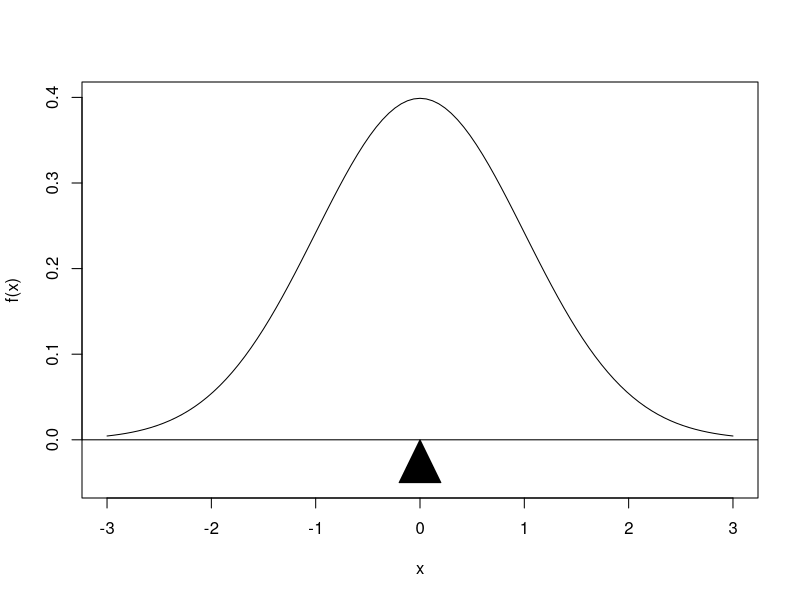
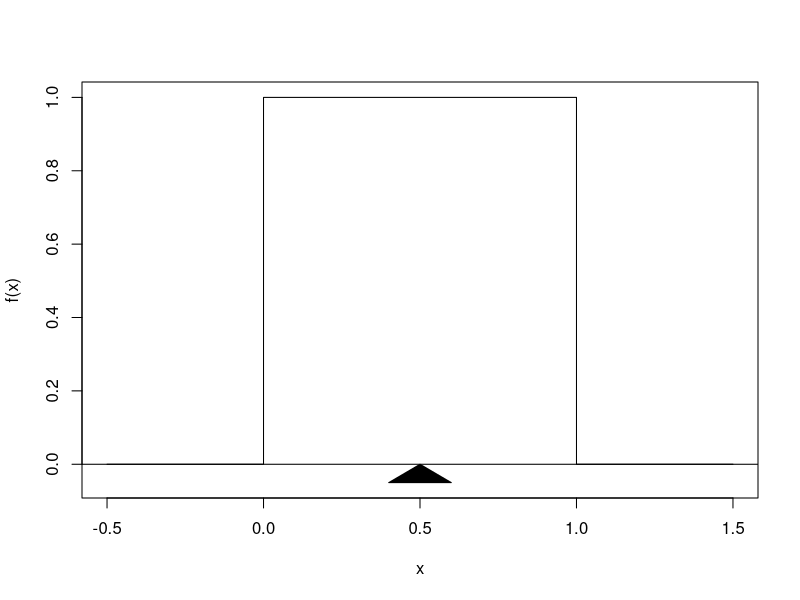
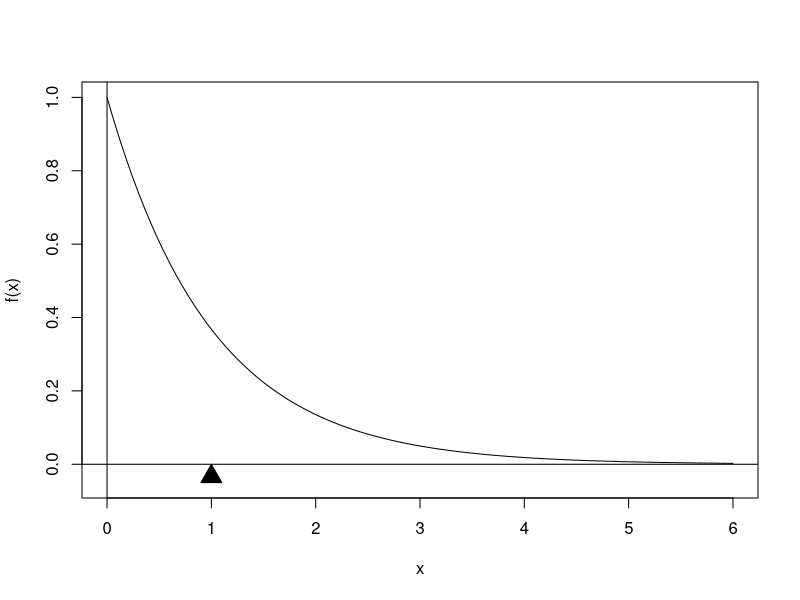
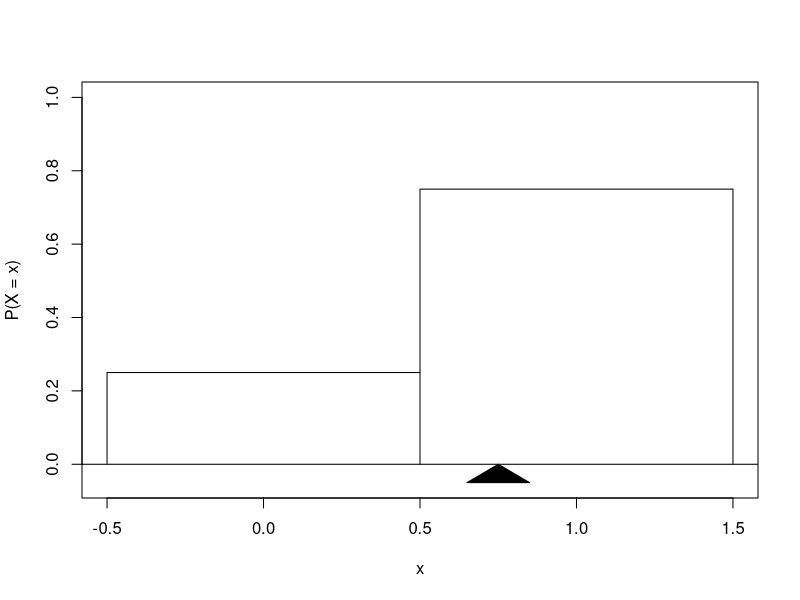
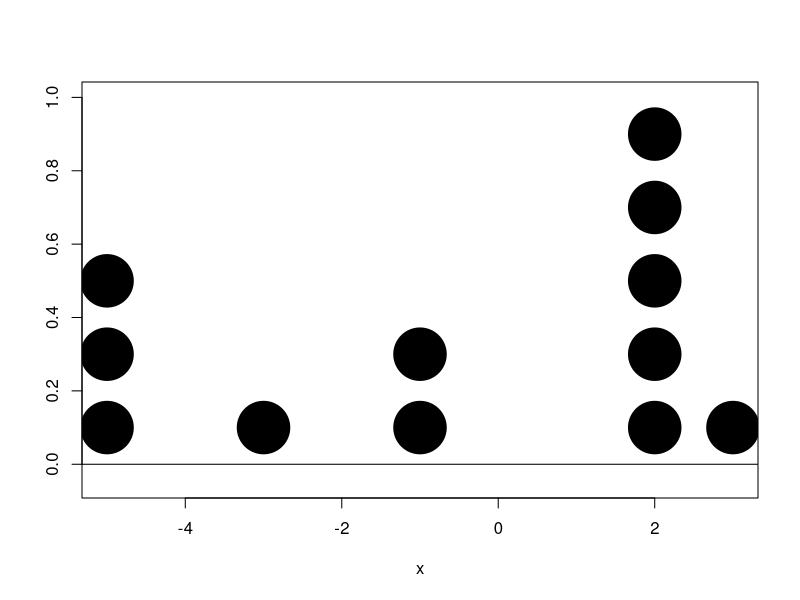

The R script that drew these images, in order:
## ---- chunk 1
curve(expr = dnorm,
      from = -3,
      to = 3,
      xlab = "x",
      ylab = "f(x)",
      ylim = c(-0.05,0.4))
abline(h = 0)
polygon(x = c(0,0.2,-0.2),
        y = c(0,-0.05,-0.05),
        col = "black")
## ---- chunk 2
plot(x = c(-0.5,0,0,1,1,1.5),
     y = c(0,0,1,1,0,0),
     type = "l",
     xlab = "x",
     ylab = "f(x)",
     ylim = c(-0.05,1))
abline(h = 0)
polygon(x = c(0.5,0.6,0.4),
        y = c(0,-0.05,-0.05),
        col = "black")
## ---- chunk 3
curve(expr = dexp,
      from = 0,
      to = 6,
      xlab = "x",
      ylab = "f(x)",
      ylim = c(-0.05,1))
abline(h = 0,
       v = 0)
polygon(x = c(1,1.1,0.9),
        y = c(0,-0.05,-0.05),
        col = "black")
## ---- chunk 4
x_B <- c(-0.5,-0.5,0.5,0.5,1.5,1.5)
y_B <- c(0,0.25,0.25,0.75,0.75,0)
plot(x = x_B,
     y = y_B,
     type = "l",
     xlab = "x",
     ylab = "P(X = x)",
     ylim = c(-0.05,1))
segments(x0 = 0.5,
         y0 = 0,
         x1 = 0.5,
         y1 = 0.25)
abline(h = 0)
polygon(x = c(0.75,0.85,0.65),
        y = c(0,-0.05,-0.05),
        col = "black")
## ---- chunk 5
plot(x = c(-5,-5,-5,-3,-1,-1,2,2,2,2,2,3),
     y = c(0.1,0.3,0.5,0.1,0.1,0.3,0.1,0.3,0.5,0.7,0.9,0.1),
     pch = 19,
     ylim = c(-0.05,1),
     cex = 7,
     xlab = "x",
     ylab = "")
abline(h = 0)
## ---- chunk 6
#| echo: true

sum(c(-15 / 12,
      -3 / 12,
      -2 / 12,
      10 / 12,
      3 / 12))
